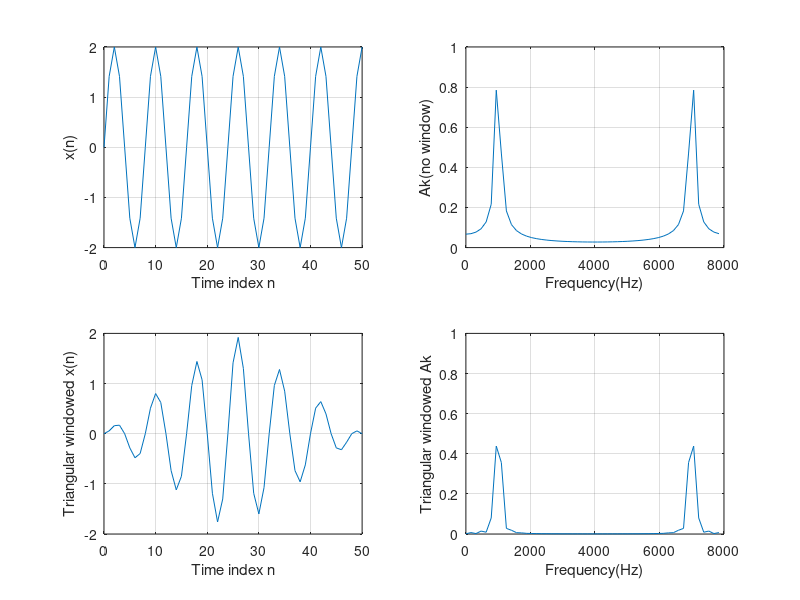
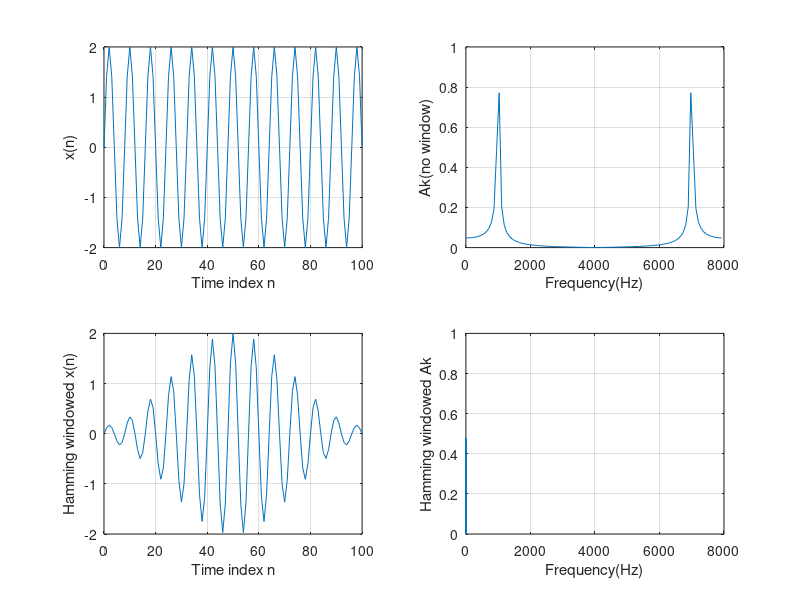
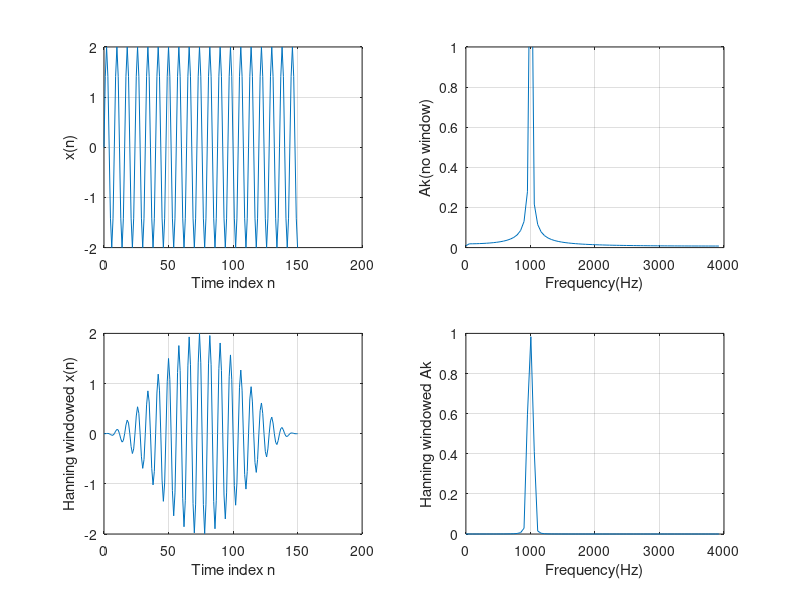

The MATLAB script that drew these images, in order:
% Ex 4.11
close all; clear all;
%Generate the sine wave sequence
fs = 8000; T = 1/fs; %Sampling rate and sampling period
x = 2 * sin(2000*pi*[0:1:50]*T); %Generate the 51 2-kHz samples
%Apply the FFT algorithm
N = length(x);
index_t = [0:1:N-1];
f= [0:N-1]*8000/N; %Map the frequency bin to the frequency(Hz)
xf = abs(fft(x))/N; %Calculate the amplitutde spectrum
figure(1);
%Using the Bartlett window
x_b = x.*bartlett(N)'; %Apply the triangular window function
xf_b = abs(fft(x_b))/N; %Calculate the amplitude spectrum
subplot(2,2,1); plot(index_t,x); grid;
xlabel('Time index n'); ylabel('x(n)');
subplot(2,2,3); plot(index_t,x_b); grid;
xlabel('Time index n'); ylabel('Triangular windowed x(n)');
subplot(2,2,2); plot(f,xf); grid; axis([0 8000 0 1]);
xlabel('Frequency(Hz)'); ylabel('Ak(no window)');
subplot(2,2,4); plot(f,xf_b); grid; axis([0 8000 0 1]);
xlabel('Frequency(Hz)'); ylabel('Triangular windowed Ak');
figure(2);
%Generate the sine wave sequence
x = 2 * sin(2000 * pi * [0:1:100]*T);%Generate the 101 2-kHz samples
%Apply the FFT algorithm
N = length(x);
index_t = [0:1:N-1];
f= [0:N - 1] * fs/N; 
xf = abs(fft(x)) / N; 
%Using the Hamming window
x_hm = x.*hamming(N)'; %Apply the Hamming window function
xf_hm = abs(fft(x_hm))/N; %Calculate the amplitude spectrum
subplot(2,2,1); plot(index_t,x); grid;
xlabel('Time index n'); ylabel('x(n)');
subplot(2,2,3); plot(index_t,x_hm); grid;
xlabel('Time index n'); ylabel('Hamming windowed x(n)');
subplot(2,2,2); plot(f,xf); grid; axis([0 fs 0 1]);
xlabel('Frequency(Hz)'); ylabel('Ak(no window)');
subplot(2,2,4); plot(x,xf_hm); grid; axis([0 fs 0 1]);
xlabel('Frequency(Hz)'); ylabel('Hamming windowed Ak');
figure(3);
%Generate the sine wave sequence
x = 2 * sin(2000 * pi * [0:1:150]*T); %Generate the 151 2-kHz samples
%Apply the FFT algorithm
N = length(x);
index_t = [0:1:N-1];
f= [0:N - 1] * fs/N; 
xf = 2*abs(fft(x)) / N; xf(1) = xf(1)/2; %Single-sided spectrum
%Using the Hanning window
x_hn = x.*hanning(N)'; 
xf_hn = 2*abs(fft(x_hn))/N; xf_hn(1) = xf_hn(1)/2;  %Single-sided spectrum
subplot(2,2,1); plot(index_t,x); grid;
xlabel('Time index n'); ylabel('x(n)');
subplot(2,2,3); plot(index_t,x_hn); grid;
xlabel('Time index n'); ylabel('Hanning windowed x(n)');
subplot(2,2,2); plot(f(1:(N-1)/2),xf(1:(N-1)/2)); grid; axis([0 fs/2 0 1]);
xlabel('Frequency(Hz)'); ylabel('Ak(no window)');
subplot(2,2,4); plot(f(1:(N-1)/2),xf_hn(1:(N-1)/2)); grid; axis([0 fs/2 0 1]);
xlabel('Frequency(Hz)'); ylabel('Hanning windowed Ak');